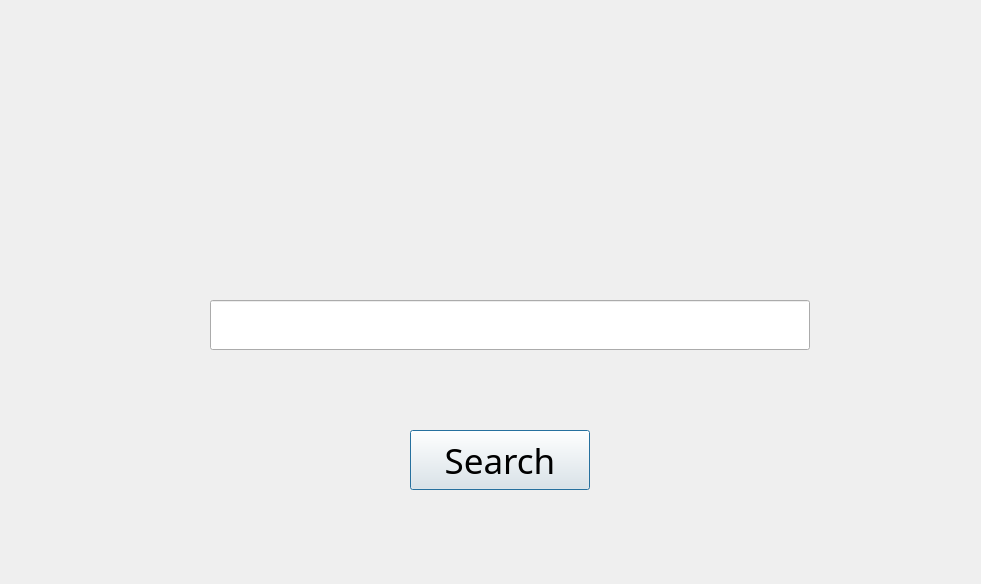
<?xml version="1.0" encoding="UTF-8"?>
<ui version="4.0">
 <class>Dialog</class>
 <widget class="QDialog" name="Dialog">
  <property name="geometry">
   <rect>
    <x>0</x>
    <y>0</y>
    <width>981</width>
    <height>584</height>
   </rect>
  </property>
  <property name="windowTitle">
   <string>Dialog</string>
  </property>
  <widget class="QLineEdit" name="lineEdit">
   <property name="geometry">
    <rect>
     <x>210</x>
     <y>300</y>
     <width>600</width>
     <height>50</height>
    </rect>
   </property>
   <property name="font">
    <font>
     <pointsize>18</pointsize>
    </font>
   </property>
   <property name="tabletTracking">
    <bool>true</bool>
   </property>
   <property name="contextMenuPolicy">
    <enum>Qt::ActionsContextMenu</enum>
   </property>
   <property name="text">
    <string/>
   </property>
  </widget>
  <widget class="QPushButton" name="pushButton">
   <property name="geometry">
    <rect>
     <x>410</x>
     <y>430</y>
     <width>180</width>
     <height>60</height>
    </rect>
   </property>
   <property name="font">
    <font>
     <family>MV Boli</family>
     <pointsize>26</pointsize>
    </font>
   </property>
   <property name="text">
    <string>Search</string>
   </property>
  </widget>
  <widget class="QLabel" name="Search_image">
   <property name="geometry">
    <rect>
     <x>210</x>
     <y>120</y>
     <width>600</width>
     <height>120</height>
    </rect>
   </property>
   <property name="text">
    <string/>
   </property>
  </widget>
  <widget class="QLabel" name="search_icon">
   <property name="geometry">
    <rect>
     <x>760</x>
     <y>300</y>
     <width>48</width>
     <height>48</height>
    </rect>
   </property>
   <property name="text">
    <string/>
   </property>
  </widget>
 </widget>
 <resources/>
 <connections/>
</ui>
